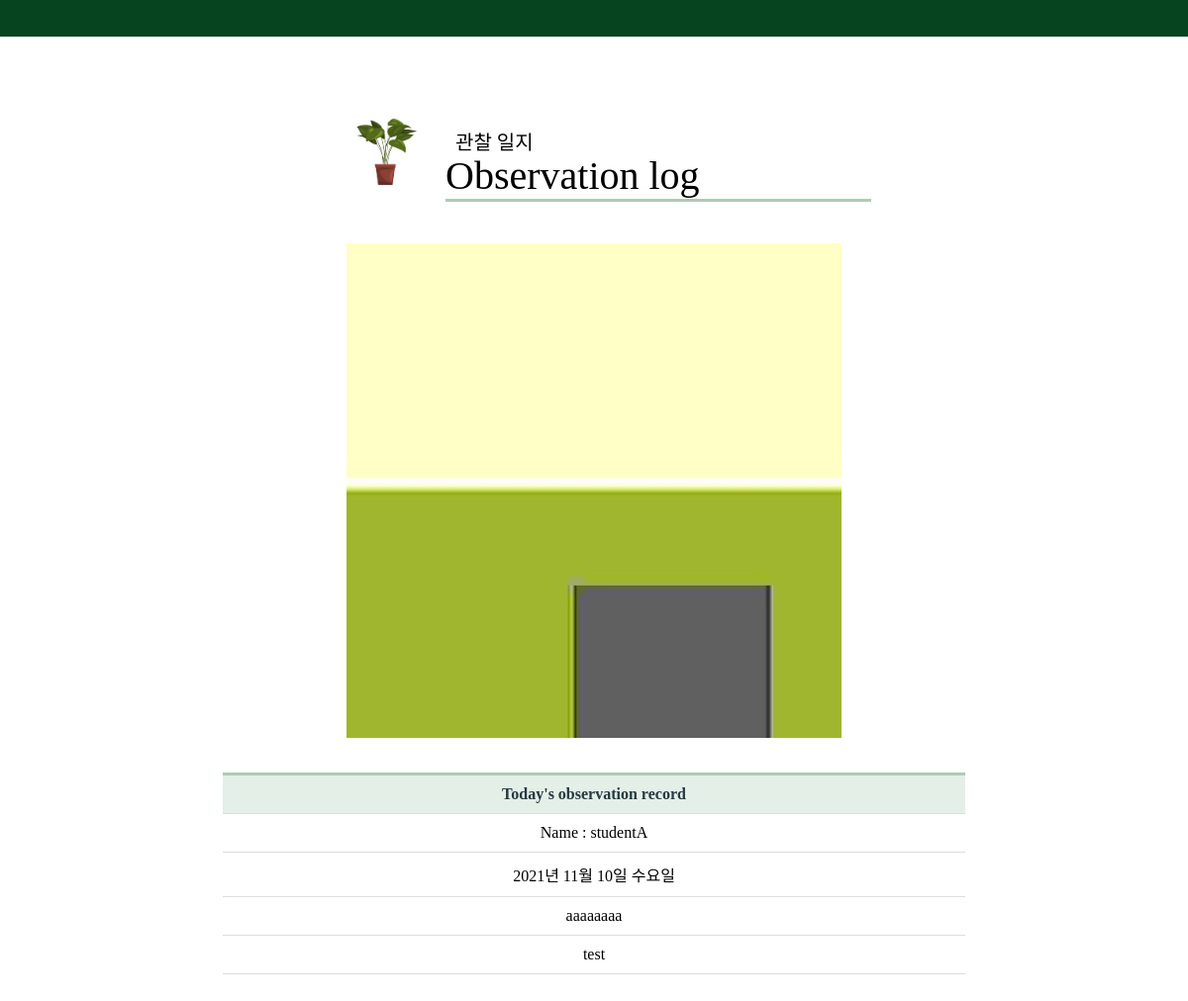
/observation/3, run on the app's committed database.
### administrator/models.py (models this page shows, shortened)
class Observe(models.Model):
    student = models.ForeignKey(Student, on_delete=models.CASCADE, null=False)
    image = models.ImageField(upload_to = 'images/', blank=True, null=True )
    title = models.CharField(max_length=100, null=False)
    content = models.TextField(null=False)
    feedback = models.TextField(null=True, blank=True)
    water = models.IntegerField( null=True, blank=True)
    receive_date = models.CharField(max_length=100, null=False)

class Student(models.Model):
    name = models.CharField(max_length=20, null=False)
    point =  models.IntegerField( null=True, blank=True)
    point_used = models.IntegerField(default=0, blank=True, null=True)

### administrator/views.py (the view, shortened to what this page needs)
# urls.py: path('observation/<int:pk>', views.LogDetailView.as_view(), name='log_detail'),
class LogDetailView(DetailView):
    template_name = 'administrator/observation/record.html'
    model = Student
    def get(self, request, *args, **kwargs):
        self.object = self.get_object()
        context = self.get_context_data()
        context['observe'] = Observe.objects.filter(
            student =  self.object
            )
        return self.render_to_response(context)

### administrator/templates/administrator/observation/record.html (shortened to what this page needs)
{% load static %}
<!DOCTYPE html>
<html>
<head>
    <link rel="stylesheet" href="{% static 'All.css' %}" />
</head>
<body>
   <div class="design">
        <div id="student_list">
            <header>
            </header>
            <div id="head">
            <h3>관찰 일지</h3>
            <h1>Observation log</h1>
        </div>
        <div id="top">
            <img id="topImg" src="{%static 'observation/plant.jpg' %}"/>
         </div>
   </div>
{% for object in observe reversed %}
    <div id = "plant_image">
        {% if object.image %}
        <img id="P_img" src="{{ object.image.url }}"/>
        {% else %}
        <img id="P_img" src="{{ object.image}}"/>
        {% endif %}
    </div>
    <table class="plant_table">
        <thead>
            <tr>
                <th >Today's observation record</th>
            </tr>
            <tr>
                <td>Name : {{student.name}}</td>
            </tr>
            <tr>
                <td>{{object.receive_date}}</td>
            </tr>
            <tr>
                <td>{{ object.content }}</td>
            </tr>
            <tr>
                <td>
                    {% if object.feedback %}
                    {{object.feedback}}
                    {% endif %}
                </td>
            </tr>
        </thead>
    </table>
{% endfor %}
</body>
</html>

### administrator/static/All.css (style rules this page uses)
body { display: flex; justify-content: center; align-items: center; background: rgb(255, 255, 255); overflow:auto; }
header { position: fixed !important; width: 100%; justify-content: center; align-items: center; width:100%; height:50px; left:0px; top:-13px; background-color: rgb(6, 68, 32); position: relative; }
h1 { position:relative; font-size:40px; color: rgb(0, 0, 0); font-weight:500; top:70px; left:65px; margin-left: auto; margin-right: auto; width:430px; border-bottom:3px solid rgb(172, 204, 180); z-index:0; }
h3 { position:relative; font-size:20px; color: rgb(0, 0, 0); font-weight:500; top:100px; left:70px; margin-left: auto; margin-right: auto; width:420px; z-index:0; }
#top { position:relative }
#topImg { position:relative; display:block; margin:auto; width:95px; height:95px; left:-210px; top:-55px; border-bottom:2px; z-index:2; }
#plant_image { position:relative }
#P_img { position:relative; display:block; margin:auto; width:500px; height:500px; top:-10px; z-index:2; }
.plant_table { position:relative; width: 750px; height:200px; top:25px; margin-left: auto; margin-right: auto; margin-bottom:150px; text-align:center; border-collapse: collapse; border-top: 3px solid rgb(172, 204, 180); }
.plant_table th { color: rgb(38, 57, 65); background: rgb(228, 239, 231); text-align: center; }
.plant_table th, .plant_table td { padding: 10px; border: 1px solid #ddd; }
.plant_table th:first-child, .plant_table td:first-child { border-left: 0; }
.plant_table th:last-child, .plant_table td:last-child { border-right: 0; }
.plant_table tr td:first-child { text-align: center; }

### data on the page
Observe: image (picture), receive_date "2021년 11월 10일 수요일", content "aaaaaaaa", feedback "test"
Student: name "studentA"
